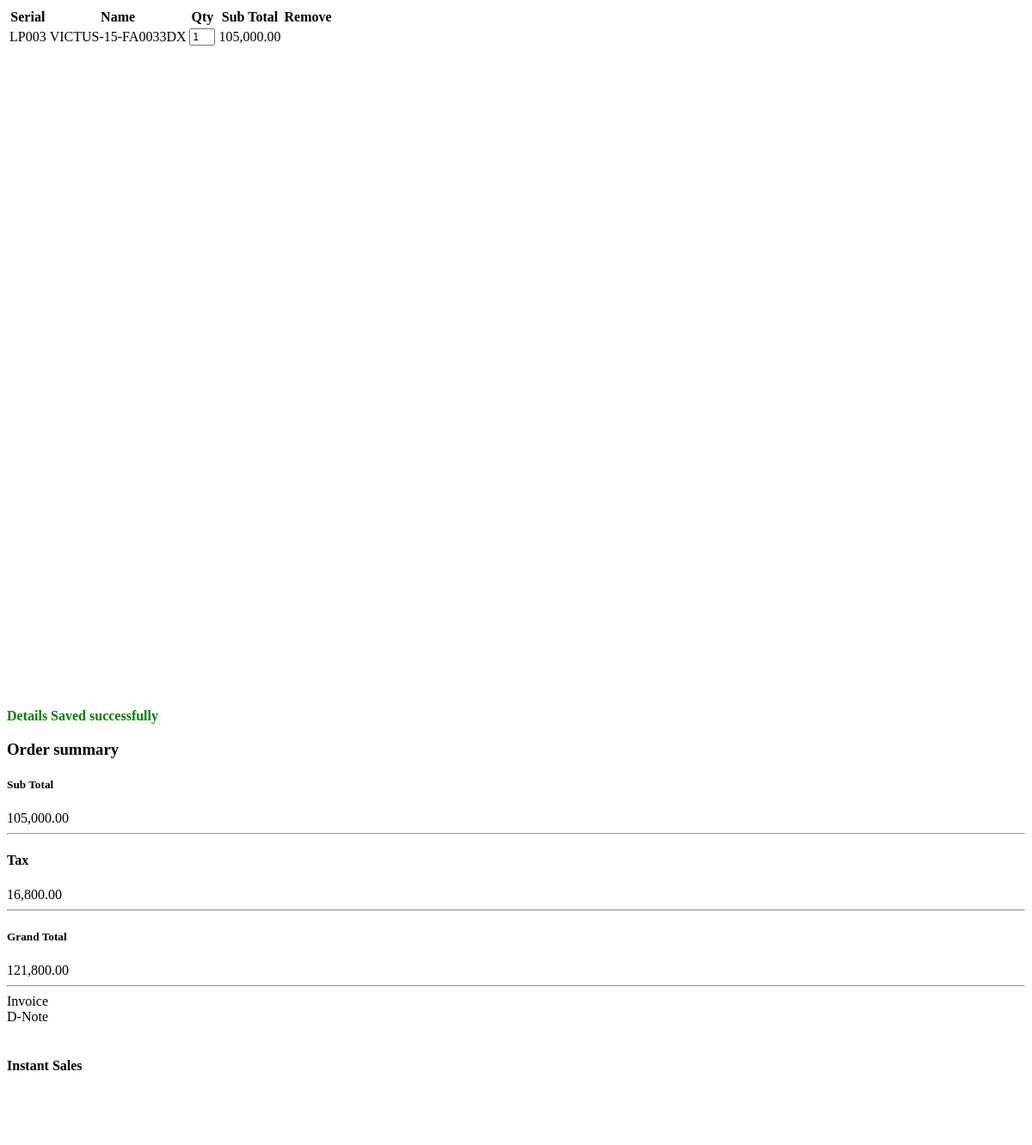
The app's page /store/customer-invoice-details/, older data.
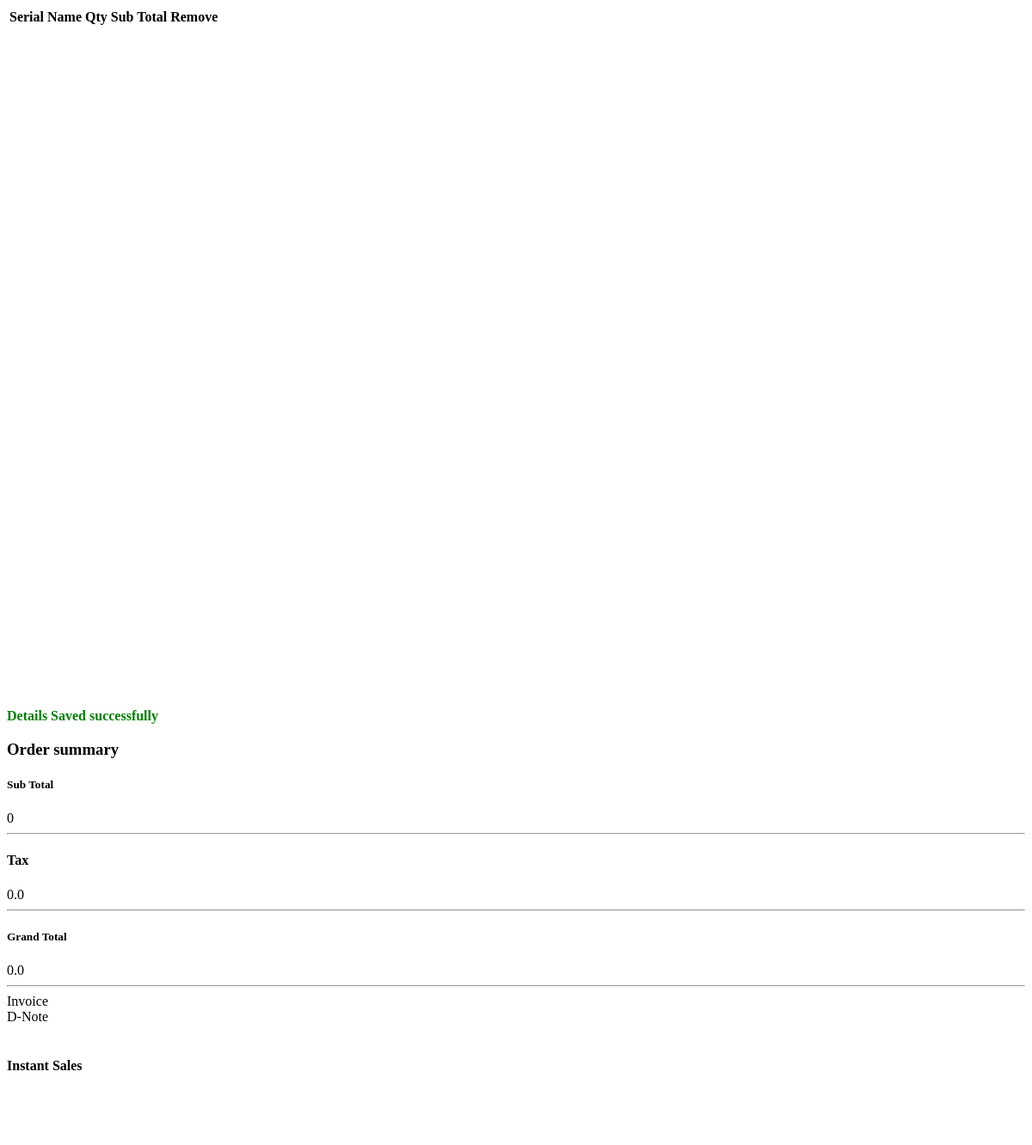
The same page, newer data.
### manager/models.py (models this page shows)
class StoreSales(models.Model):
    product = models.ForeignKey(ProductBuild, on_delete=models.CASCADE)
    quantity = models.IntegerField()
    price = models.DecimalField(max_digits=10, decimal_places=2, )
    tax= models.DecimalField(max_digits=10,default=16.00, decimal_places=2)
    date = models.DateField(auto_now=True)
    created_by = models.ForeignKey(User, on_delete=models.CASCADE)
    status = models.CharField(max_length=200,choices=(('cart','cart'),('ínvoiced','invoiced'),('sold','sold'),('returned','returned'),('delivered','delivered'),('Sold & Delivered','Sold & Delivered')))
    class Meta:
        verbose_name_plural = "Store Sales"

### ecommerce/models.py (models this page shows, shortened)
class ProductBuild(models.Model):
    serial1 = models.CharField(max_length=100)
    serial2 = models.CharField(max_length=100,null=True,blank=True)
    category = models.ForeignKey(ProductCategory,on_delete=models.CASCADE)
    sub_category = models.ForeignKey(ProductSubCategory,on_delete=models.CASCADE,blank=True,null=True)
    brand = models.ForeignKey(ProductBrand,on_delete=models.CASCADE)
    model = models.ForeignKey(ProductModel,on_delete=models.CASCADE)
    origin = models.ForeignKey(ProductOrigin,on_delete=models.CASCADE)
    features = models.ManyToManyField(ProductFeatures)
    processor = models.ForeignKey(ProductProcessor,on_delete=models.CASCADE,blank=True,null=True)
    generation = models.ForeignKey(ProductGeneration,on_delete=models.CASCADE,blank=True,null=True)
    memory = models.ForeignKey(ProductMemory,on_delete=models.CASCADE,blank=True,null=True)
    images = models.ManyToManyField(ProductImages)
    cost = models.DecimalField(max_digits=10, decimal_places=2)
    price = models.DecimalField(max_digits=10, decimal_places=2)
    was = models.DecimalField(max_digits=10, decimal_places=2,null=True,blank=True)
    tax= models.DecimalField(max_digits=10,default=16.00, decimal_places=2)
    status = models.CharField(max_length=200,choices=(('in-stock','in-stock'),('out-stock','out-stock'),('low','low')))
    stage = models.CharField(max_length=100,default='in-stock',choices=(('in-stock','in-stock'),('sold','sold'),('returned','returned')))
    overview = models.TextField()
    created_on = models.DateTimeField(auto_now_add=True)
    updated_on = models.DateTimeField(auto_now=True)
    created_by = models.ForeignKey(User, blank=True, null=True, on_delete=models.SET_NULL)
    def __str__(self):
        return self.model.name
    class Meta:
        verbose_name_plural = "Create Product"

class ProductModel(models.Model):
    name = models.CharField(max_length=100)
    SKU = models.CharField(max_length=100)
    class Meta:
        verbose_name_plural = 'Product Models'

### manager/views.py (the view, shortened to what this page needs)
# urls.py: path('customer-invoice-details/', customer_invoice_details, name="manager-customer-invoice-details"),
@csrf_exempt
def customer_invoice_details(request):
    resp = '<strong style="color:green">Details Saved successfully</strong>'
    sales,totals = get_sales_data('cart')
    contxt = {"sales":sales,"totals":totals,"resp":resp}
    return render(request, 'manager/shop-counter-change.html',contxt)

### ecommerce/context_processors.py (called while the page is built)
def cart(request):
    return {
        'cart':ShopCart(request)
    }

def show_products(request):
    products = ProductBuild.objects.all()
    print(products)
    category = ProductCategory.objects.all()
    contxt = {
        'products':products,
        'category':category
    }
    return contxt

### manager/data_ops.py (called while the page is built)
def get_sales_data(status):
    sales  = StoreSales.objects.filter(status=status)
    subtotal = round(sum([i.price for i in sales]),2)
    tax = round((subtotal*sales[0].tax)/100 if len(sales) > 0 else 0.00,2)
    total = tax  + subtotal
    total = round(total,2)
    totals  = {'tax':tax,'subtotal':subtotal,'total':total}
    return sales,totals

### manager/templates/manager/shop-counter-change.html (shortened to what this page needs)
{% load humanize %}
<div class="col-lg-8 col-sm-8">
    <div class="row" style="overflow-y:auto; height:800px;">
        <table class="table">
            <thead>
                <tr>
                    <th>Serial</th>
                    <th>Name</th>
                    <th>Qty</th>
                    <th>Sub Total</th>
                    <th>Remove</th>
                </tr>
            </thead>
            <tbody>
                {% for sale in sales %}
                <tr>
                    <td>
                        {{sale.product.serial1}}
                    </td>
                    <td>
                        {{sale.product.model.name}}
                    </td>
                    <td class="quantity-box">
                        <div class="input-group">
                            <input class="form-control" style="width:30px; font-size:12px;" value="{{sale.quantity}}" type="text" id="item_qty" >
                        </div>
                    </td>
                    <td>{{sale.price}}</td>
                    <td>
                    </td>
                </tr>
                {% endfor %}
            </tbody>
        </table>
    </div>
</div>
<div class="col-lg-4 col-sm-4">
    <div class="order-box">
        <p id="cusResp">{{resp|safe}}</p>
        <h3>Order summary</h3>
        <div class="d-flex gr-total">
            <h5>Sub Total</h5>
            <div class="ml-auto h5"> {{totals.subtotal}}</div>
        </div>
        <hr class="my-1">
        <div class="d-flex">
            <h4>Tax</h4>
            <div class="ml-auto font-weight-bold">{{totals.tax}}</div>
        </div>
        <hr>
        <div class="d-flex gr-total">
            <h5>Grand Total</h5>
            <div class="ml-auto h5"> {{totals.total}}</div>
        </div>
        <hr> </div>
        <div class="row">
            <div class="col-6 d-flex shopping-box">
                <a onclick="showInvoiceModal();" class="btn btn-outline">Invoice</a>
            </div>
            <div class="col-6 d-flex shopping-box">
                <a onclick="genReceipt()" class="ml-auto btn hvr-hover">D-Note</a>
            </div>
        </div>
        <br>
        <h4>Instant Sales </h4>
        <br>
        <div class="row">
                <div class="col-5 d-flex shopping-box">
                    <a onclick="genReceipt()" class="btn btn-primary" style="color:white;">Receipt</a>
                </div>
                <div class="col-5 d-flex shopping-box">
                    <a hx-get="{% url 'manager-complete-instant-sales' %}" hx-target="#salesPage" hx-indicator="#completeInstantSales"  class="btn btn-success" style="color:white;">
                    </a>
                </div>
        </div>
</div>

Row changes from the older to the newer data that the page shows:
removed StoreSales: product.serial1 "LP003", product.model.name "VICTUS-15-FA0033DX", quantity "1", price "105,000.00"
Text that changed along with them:
{{ totals.subtotal }}: "105,000.00" → "0"
{{ totals.tax }}: "16,800.00" → "0.0"
{{ totals.total }}: "121,800.00" → "0.0"
